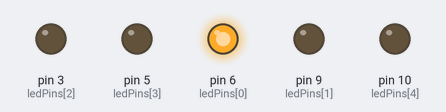
This sketch was run on a simulated Arduino Uno, built with avr-gcc and run on an emulated ATmega328P. Parts: output pins drawn as LEDs (lit = HIGH).

Above: at 0.5 s.
At 1.5 s:
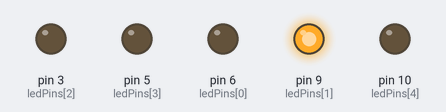
At 2.5 s:
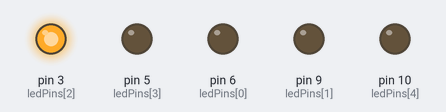
At 3.5 s:
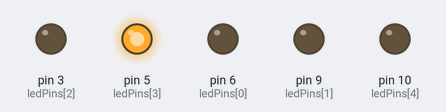
At 4.5 s:
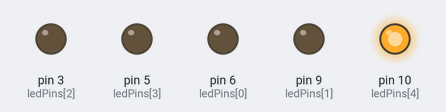
Timing chart, 0 to 6.5 s (numbered marks = the images above):
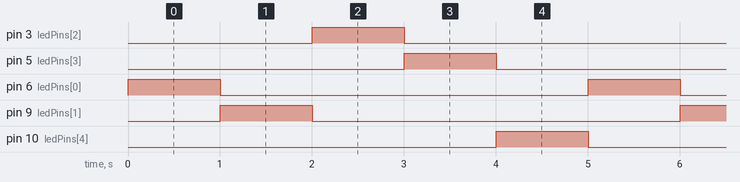

Measured:
- by itself, pin 3 (ledPins[2]), pin 5 (ledPins[3]), pin 6 (ledPins[0]), pin 9 (ledPins[1]), pin 10 (ledPins[4]): alternates HIGH for 1.0 s and LOW for 4.0 s
- by itself, everything shown: repeats every 5.0 s, in 6 steps

The sketch:

Blink01.ino
```cpp
const int ledPins[] = {6, 9, 3, 5, 10}; // LED가 연결된 디지털 핀 번호 배열
const int numLEDs = 5; // LED 개수
const int delayTime = 1000; // LED 켜지거나 꺼지는 간격 (밀리초)

void setup() {
  for (int i = 0; i < numLEDs; i++) {
    pinMode(ledPins[i], OUTPUT); // 모든 LED 핀을 출력으로 설정
  }
}

void loop() {
  for (int i = 0; i < numLEDs; i++) {
    digitalWrite(ledPins[i], HIGH); // i번째 LED 켜기
    delay(delayTime); // delayTime 시간만큼 대기
    digitalWrite(ledPins[i], LOW); // i번째 LED 끄기
  }
}
```
